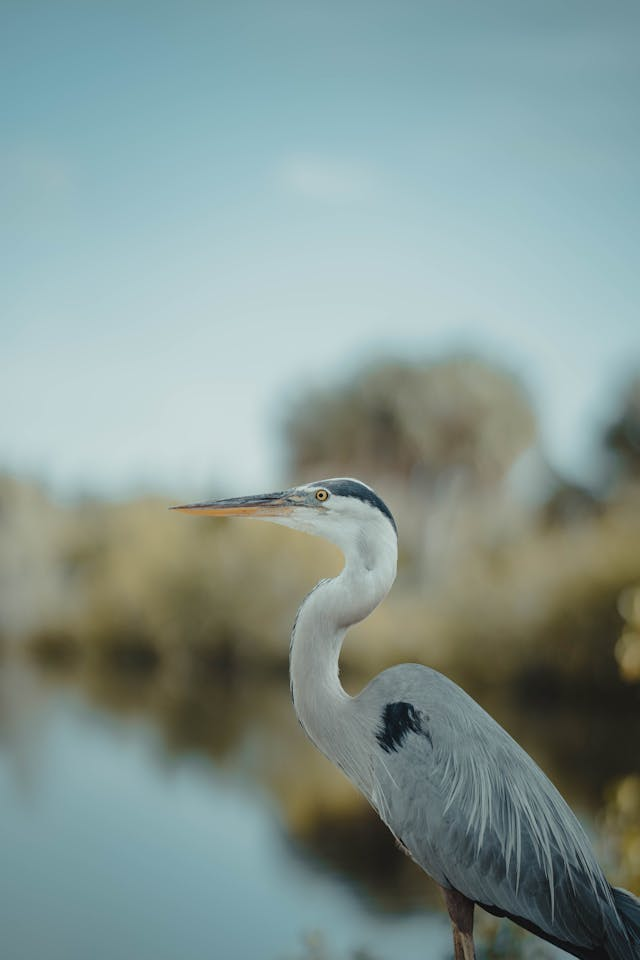
#> input picture open_cv/bird.jpg, 640 x 960 px
$ jupyter execute page_5.ipynb
#> lines starting #> are read from the running program, lines starting #| are printed output that depends on the picture
[cell 1]
import cv2

[cell 2]
img = cv2.imread("bird.jpg")
#> img is the input picture: shape (960, 640, 3); mean B, G, R 146.7, 150.9, 132.2


flip_horizontal = cv2.flip(img, 1)
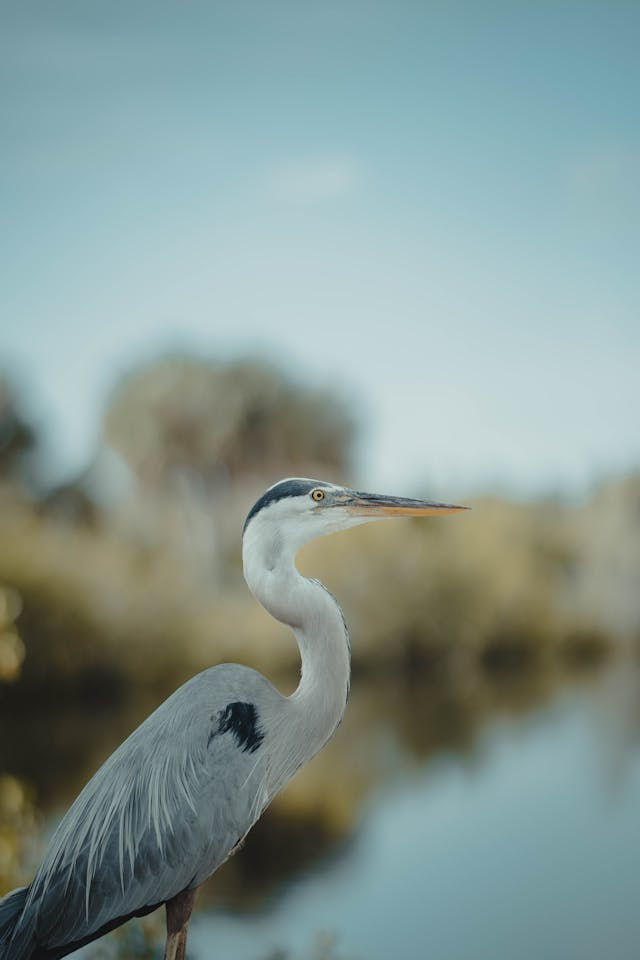
#> flip_horizontal: shape (960, 640, 3); mean B, G, R 146.7, 150.9, 132.2

flip_vertical = cv2.flip(img, 0)
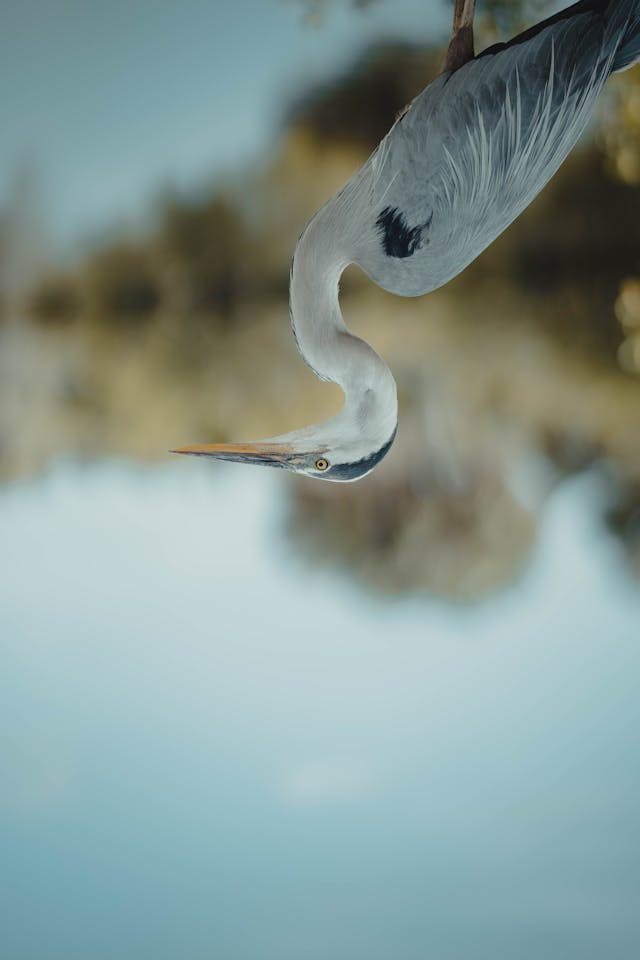
#> flip_vertical: shape (960, 640, 3); mean B, G, R 146.7, 150.9, 132.2

flip_both = cv2.flip(img, -1)
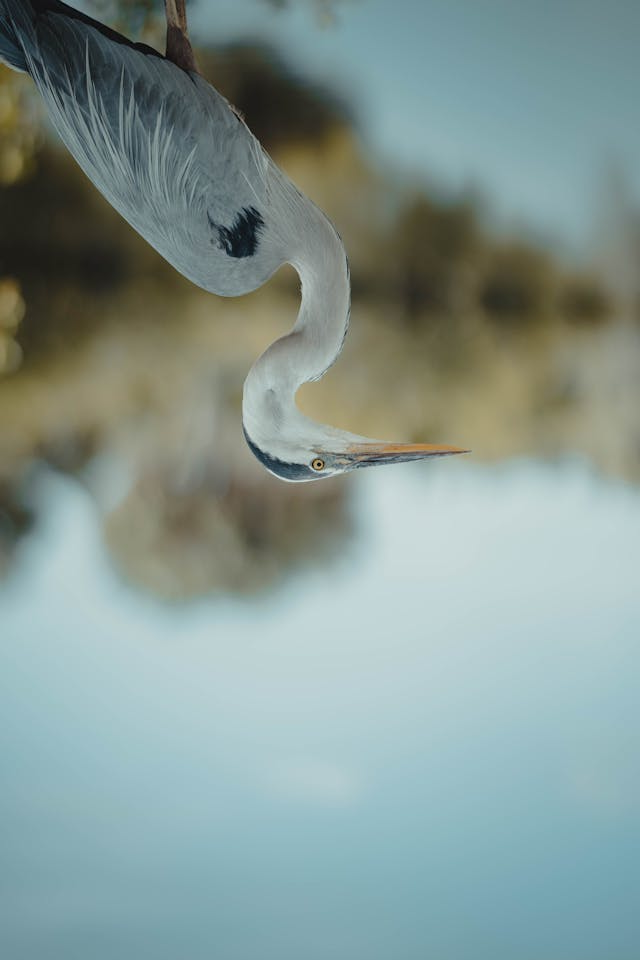
#> flip_both: shape (960, 640, 3); mean B, G, R 146.7, 150.9, 132.2


cv2.imshow(" Horizontal", flip_horizontal)

cv2.imshow(" vertical ", flip_vertical)

cv2.imshow(" both flipped", flip_both)

cv2.imshow(" orignal", img)
cv2.waitKey(0)
cv2.destroyAllWindows()

$ run again, with open_cv/lion.jpg copied over open_cv/bird.jpg
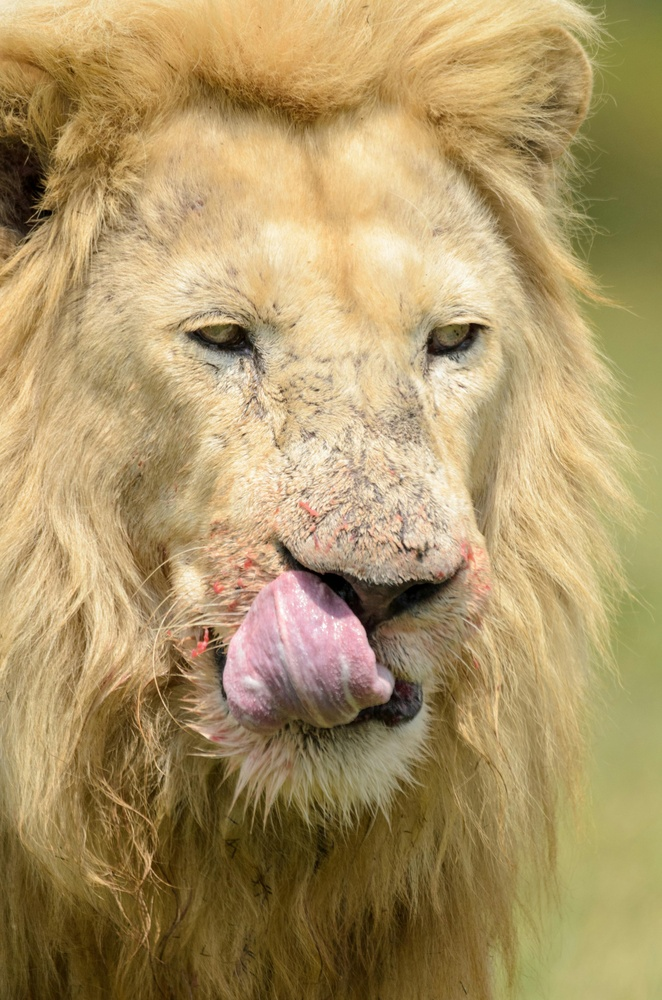
#> input picture open_cv/lion.jpg, 662 x 1000 px, shrunk from 3264 x 4928 before the run
#> img is the input picture: shape (1000, 662, 3); mean B, G, R 102.6, 149.5, 172.7
#> `flip_vertical = cv2.flip(img, 0)`:
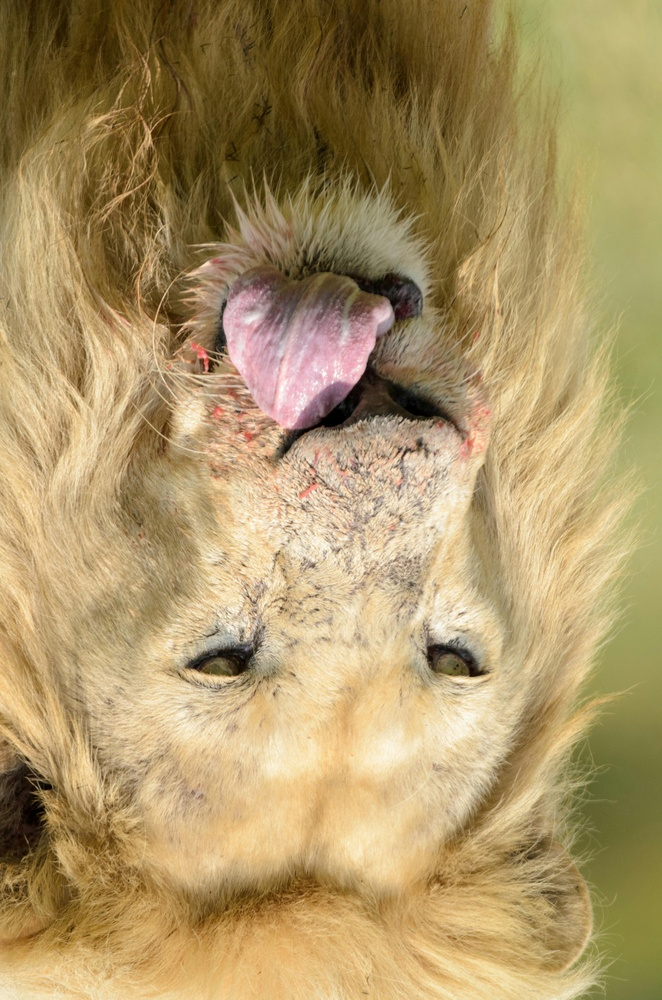
#> flip_vertical: shape (1000, 662, 3); mean B, G, R 102.6, 149.5, 172.7
#> `flip_both = cv2.flip(img, -1)`:
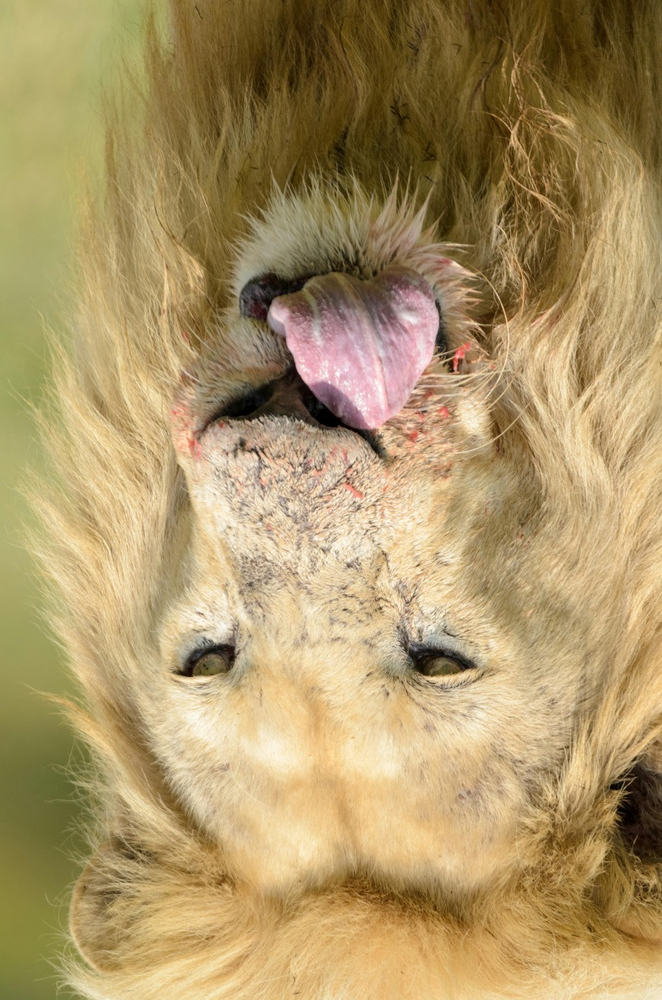
#> flip_both: shape (1000, 662, 3); mean B, G, R 102.6, 149.5, 172.7
